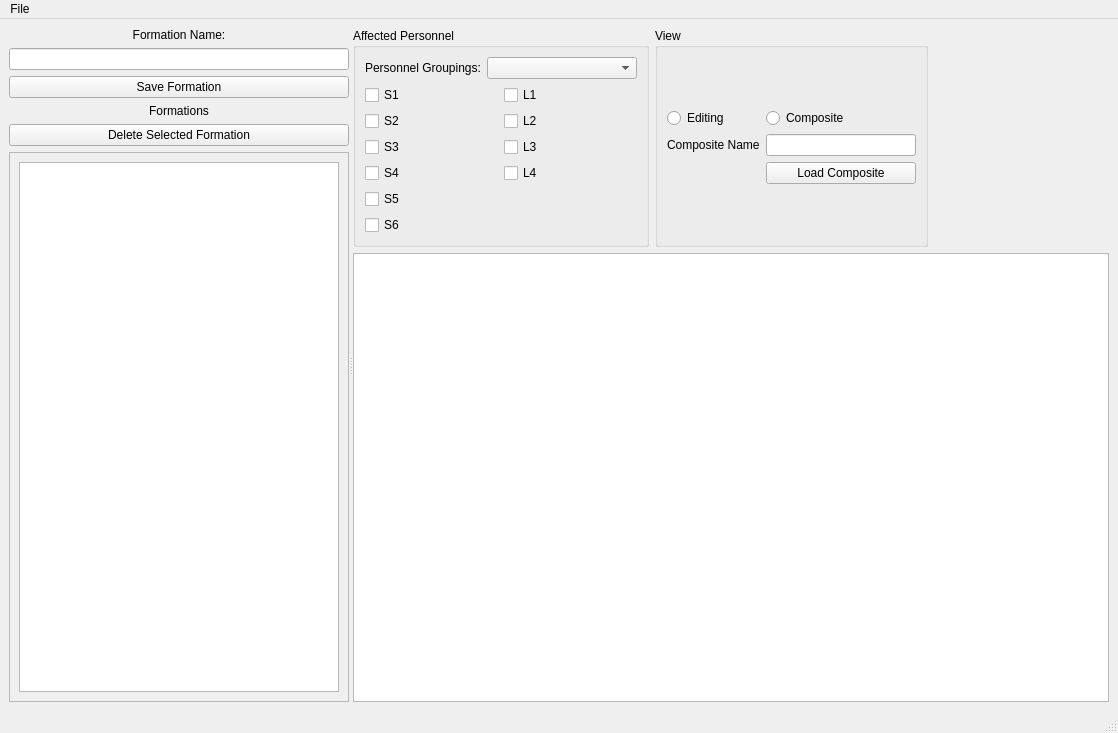
<?xml version="1.0" encoding="UTF-8"?>
<ui version="4.0">
 <class>OffensiveEditor</class>
 <widget class="QMainWindow" name="OffensiveEditor">
  <property name="geometry">
   <rect>
    <x>0</x>
    <y>0</y>
    <width>1118</width>
    <height>733</height>
   </rect>
  </property>
  <property name="windowTitle">
   <string>MainWindow</string>
  </property>
  <widget class="QWidget" name="central_widget">
   <layout class="QGridLayout" name="gridLayout_6">
    <item row="0" column="0">
     <widget class="QSplitter" name="splitter">
      <property name="orientation">
       <enum>Qt::Horizontal</enum>
      </property>
      <widget class="QWidget" name="layoutWidget">
       <layout class="QVBoxLayout" name="verticalLayout">
        <item>
         <widget class="QLabel" name="label">
          <property name="text">
           <string>Formation Name:</string>
          </property>
          <property name="alignment">
           <set>Qt::AlignCenter</set>
          </property>
         </widget>
        </item>
        <item>
         <widget class="QLineEdit" name="edit_formation_name"/>
        </item>
        <item>
         <widget class="QPushButton" name="btn_save_formation">
          <property name="text">
           <string>Save Formation</string>
          </property>
         </widget>
        </item>
        <item>
         <widget class="QLabel" name="label_2">
          <property name="text">
           <string>Formations</string>
          </property>
          <property name="alignment">
           <set>Qt::AlignCenter</set>
          </property>
         </widget>
        </item>
        <item>
         <widget class="QPushButton" name="btn_delete_selected_formation">
          <property name="text">
           <string>Delete Selected Formation</string>
          </property>
         </widget>
        </item>
        <item>
         <widget class="QScrollArea" name="scrollArea">
          <property name="widgetResizable">
           <bool>true</bool>
          </property>
          <widget class="QWidget" name="scrollAreaWidgetContents">
           <property name="geometry">
            <rect>
             <x>0</x>
             <y>0</y>
             <width>311</width>
             <height>548</height>
            </rect>
           </property>
           <layout class="QGridLayout" name="gridLayout">
            <item row="0" column="0">
             <widget class="QListWidget" name="list_formations"/>
            </item>
           </layout>
          </widget>
         </widget>
        </item>
       </layout>
      </widget>
      <widget class="QWidget" name="layoutWidget">
       <layout class="QVBoxLayout" name="verticalLayout_3">
        <item>
         <layout class="QHBoxLayout" name="horizontalLayout_2" stretch="0,0,1">
          <item>
           <widget class="QGroupBox" name="groupBox_2">
            <property name="title">
             <string>Affected Personnel</string>
            </property>
            <layout class="QGridLayout" name="gridLayout_5">
             <item row="0" column="0">
              <layout class="QVBoxLayout" name="verticalLayout_2">
               <item>
                <layout class="QHBoxLayout" name="horizontalLayout" stretch="0,1">
                 <item>
                  <widget class="QLabel" name="label_4">
                   <property name="text">
                    <string>Personnel Groupings:</string>
                   </property>
                  </widget>
                 </item>
                 <item>
                  <widget class="QComboBox" name="combo_personnel_grouping">
                   <property name="minimumSize">
                    <size>
                     <width>150</width>
                     <height>0</height>
                    </size>
                   </property>
                  </widget>
                 </item>
                </layout>
               </item>
               <item>
                <layout class="QGridLayout" name="gridLayout_4">
                 <item row="0" column="0">
                  <widget class="QCheckBox" name="cb_s1">
                   <property name="text">
                    <string>S1</string>
                   </property>
                   <property name="checked">
                    <bool>false</bool>
                   </property>
                  </widget>
                 </item>
                 <item row="3" column="1">
                  <widget class="QCheckBox" name="cb_l4">
                   <property name="text">
                    <string>L4</string>
                   </property>
                  </widget>
                 </item>
                 <item row="0" column="1">
                  <widget class="QCheckBox" name="cb_l1">
                   <property name="text">
                    <string>L1</string>
                   </property>
                  </widget>
                 </item>
                 <item row="3" column="0">
                  <widget class="QCheckBox" name="cb_s4">
                   <property name="text">
                    <string>S4</string>
                   </property>
                  </widget>
                 </item>
                 <item row="1" column="0">
                  <widget class="QCheckBox" name="cb_s2">
                   <property name="text">
                    <string>S2</string>
                   </property>
                  </widget>
                 </item>
                 <item row="1" column="1">
                  <widget class="QCheckBox" name="cb_l2">
                   <property name="text">
                    <string>L2</string>
                   </property>
                  </widget>
                 </item>
                 <item row="2" column="0">
                  <widget class="QCheckBox" name="cb_s3">
                   <property name="text">
                    <string>S3</string>
                   </property>
                  </widget>
                 </item>
                 <item row="2" column="1">
                  <widget class="QCheckBox" name="cb_l3">
                   <property name="text">
                    <string>L3</string>
                   </property>
                  </widget>
                 </item>
                 <item row="5" column="0">
                  <widget class="QCheckBox" name="cb_s6">
                   <property name="text">
                    <string>S6</string>
                   </property>
                  </widget>
                 </item>
                 <item row="4" column="0">
                  <widget class="QCheckBox" name="cb_s5">
                   <property name="text">
                    <string>S5</string>
                   </property>
                  </widget>
                 </item>
                </layout>
               </item>
              </layout>
             </item>
            </layout>
           </widget>
          </item>
          <item>
           <widget class="QGroupBox" name="groupBox">
            <property name="title">
             <string>View</string>
            </property>
            <layout class="QGridLayout" name="gridLayout_3">
             <item row="0" column="0">
              <layout class="QGridLayout" name="gridLayout_2">
               <item row="0" column="1">
                <widget class="QRadioButton" name="rb_composite">
                 <property name="text">
                  <string>Composite</string>
                 </property>
                </widget>
               </item>
               <item row="1" column="0">
                <widget class="QLabel" name="label_5">
                 <property name="text">
                  <string>Composite Name</string>
                 </property>
                </widget>
               </item>
               <item row="0" column="0">
                <widget class="QRadioButton" name="rb_editing">
                 <property name="text">
                  <string>Editing</string>
                 </property>
                </widget>
               </item>
               <item row="1" column="1">
                <widget class="QLineEdit" name="edit_composite">
                 <property name="enabled">
                  <bool>true</bool>
                 </property>
                 <property name="sizePolicy">
                  <sizepolicy hsizetype="Fixed" vsizetype="Fixed">
                   <horstretch>0</horstretch>
                   <verstretch>0</verstretch>
                  </sizepolicy>
                 </property>
                 <property name="minimumSize">
                  <size>
                   <width>150</width>
                   <height>0</height>
                  </size>
                 </property>
                </widget>
               </item>
               <item row="2" column="1">
                <widget class="QPushButton" name="btn_load_composite">
                 <property name="text">
                  <string>Load Composite</string>
                 </property>
                </widget>
               </item>
              </layout>
             </item>
            </layout>
           </widget>
          </item>
          <item>
           <spacer name="horizontalSpacer">
            <property name="orientation">
             <enum>Qt::Horizontal</enum>
            </property>
            <property name="sizeHint" stdset="0">
             <size>
              <width>40</width>
              <height>20</height>
             </size>
            </property>
           </spacer>
          </item>
         </layout>
        </item>
        <item>
         <widget class="QScrollArea" name="scrollArea_2">
          <property name="widgetResizable">
           <bool>true</bool>
          </property>
          <widget class="QWidget" name="widget_formation_visualization">
           <property name="geometry">
            <rect>
             <x>0</x>
             <y>0</y>
             <width>776</width>
             <height>465</height>
            </rect>
           </property>
           <property name="styleSheet">
            <string notr="true">background-color: white;</string>
           </property>
          </widget>
         </widget>
        </item>
       </layout>
      </widget>
     </widget>
    </item>
   </layout>
  </widget>
  <widget class="QMenuBar" name="menubar">
   <property name="geometry">
    <rect>
     <x>0</x>
     <y>0</y>
     <width>1118</width>
     <height>21</height>
    </rect>
   </property>
   <widget class="QMenu" name="menu_file">
    <property name="title">
     <string>File</string>
    </property>
    <addaction name="actionSave_Library"/>
    <addaction name="actionExit"/>
   </widget>
   <addaction name="menu_file"/>
  </widget>
  <widget class="QStatusBar" name="statusbar"/>
  <action name="actionSave_Library">
   <property name="text">
    <string>Save Library</string>
   </property>
   <property name="shortcut">
    <string>Ctrl+S</string>
   </property>
  </action>
  <action name="actionExit">
   <property name="text">
    <string>Exit</string>
   </property>
  </action>
 </widget>
 <resources/>
 <connections>
  <connection>
   <sender>actionExit</sender>
   <signal>triggered()</signal>
   <receiver>OffensiveEditor</receiver>
   <slot>close()</slot>
   <hints>
    <hint type="sourcelabel">
     <x>-1</x>
     <y>-1</y>
    </hint>
    <hint type="destinationlabel">
     <x>558</x>
     <y>366</y>
    </hint>
   </hints>
  </connection>
 </connections>
</ui>
